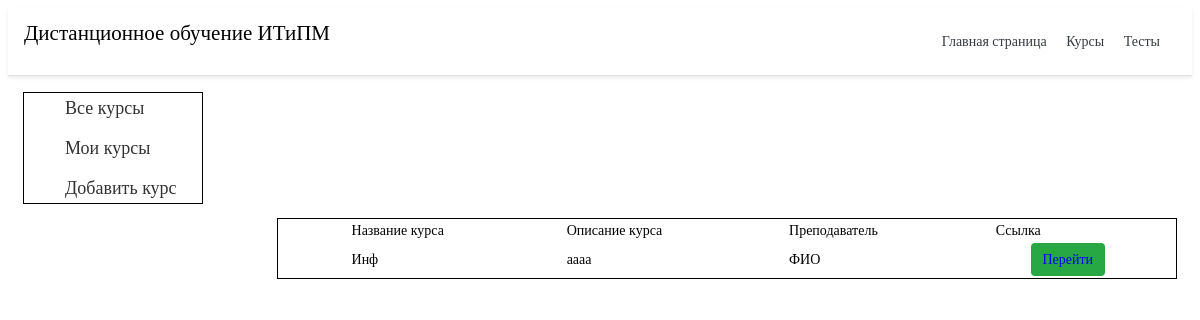
Screenshot of /course/ with the database file from the repository.
### cours/models.py (models this page shows, shortened)
class CoueseTable(models.Model):
    title = models.CharField('Название курса', max_length=75)
    task = models.TextField('Описание курса', max_length=250)
    teache = models.CharField('Преподаватель', max_length=50)
    class Meta:
        verbose_name = 'Курс'
        verbose_name_plural = 'Курсы'

### cours/views.py (the view)
# urls.py: path('', views.cour, name='kurs'),
def cour(request):
    ku = CoueseTable.objects.order_by('id')
    return render(request, 'cours/cours_home.html', {'ku': ku})

### cours/templates/cours/cours_home.html (shortened to what this page needs)
{% extends 'main/base.html' %}
{% block content %}
<div class="menu_gl">
	<ul class="menu">
		<li><a class="cours_menu_a" href="#">Все курсы</a></li>
		<li><a href="#">Мои курсы</a></li>
		<li><a href="{% url 'adk' %}">Добавить курс</a></li>
	</ul>
</div>
{% if ku%}
{% for el in ku %}
<table>
	<tr>
		<table class="iksweb">
			<tbody>
				<tr>
					<td class="table_na">Название курса</td>
					<td class="table_na">Описание курса</td>
					<td class="table_na">Преподаватель</td>
					<td class="table_na">Ссылка</td>
				</tr>
				<tr>
					<td class="table_na">{{ el.title }}</td>
					<td class="table_na">{{ el.task }}</td>
					<td class="table_na">{{ el.teache }}</td>
					<td class="table_na">
					<td class="btn btn-success"><a href="{% url 'datail' el.id %}">Перейти</a>
						</button></td>
				</tr>
			</tbody>
		</table>
	</tr>
</table>
{%endfor%}
{% else %}
<p>Вы не добавили курсов</p>
{%endif%}
{% endblock %}

### main/static/main/css/style.css (style rules this page uses)
a { text-decoration: none; display: inline-block; }
body { font-family: 'PT Serif', serif; font-weight: 400; font-size: 14px; line-height: 18px; color: #000; background-color: #fff; }
.btn { display: inline-block; color: #212529; text-align: center; -webkit-user-select: none; -moz-user-select: none; -ms-user-select: none; padding: .375rem .75rem; line-height: 1.5; border-radius: .25rem; transition: color .15s ease-in-out, background-color .15s ease-in-out, border-color .15s ease-in-out, box-shadow .15s ease-in-out; padding-left: 18px; }
.btn-success { color: #fff; background-color: #28a745; border-color: #28a745 }
.menu { border: 1px solid #000; max-width: 150px; }
.iksweb { border: 1px solid #000; max-width: 100%; float: right; width: 900px; }
.iksweb td { padding-left: 8%; }
.menu li { display: inline-block; }
.menu a { color: #323232; font-size: 18px; line-height: 28px; border: 1px solid transparent; transition: ALL .3s; }
.menu li+li { padding-top: 10px; }
.menu_gl { width: 180px; }

### rows the page displays
CoueseTable: title "Инф", task "аааа", teache "ФИО"
